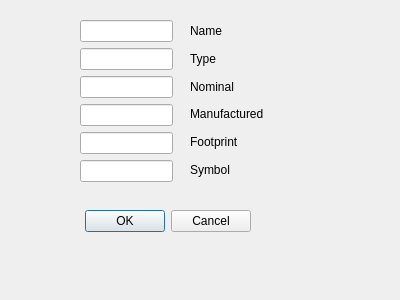
<?xml version="1.0" encoding="UTF-8"?>
<ui version="4.0">
 <class>AddComponentDialog</class>
 <widget class="QDialog" name="AddComponentDialog">
  <property name="geometry">
   <rect>
    <x>0</x>
    <y>0</y>
    <width>400</width>
    <height>300</height>
   </rect>
  </property>
  <property name="windowTitle">
   <string>Dialog</string>
  </property>
  <widget class="QDialogButtonBox" name="buttonBox">
   <property name="geometry">
    <rect>
     <x>80</x>
     <y>210</y>
     <width>171</width>
     <height>22</height>
    </rect>
   </property>
   <property name="standardButtons">
    <set>QDialogButtonBox::Cancel|QDialogButtonBox::Ok</set>
   </property>
  </widget>
  <widget class="QWidget" name="">
   <property name="geometry">
    <rect>
     <x>80</x>
     <y>20</y>
     <width>93</width>
     <height>164</height>
    </rect>
   </property>
   <layout class="QVBoxLayout" name="verticalLayout">
    <item>
     <widget class="QLineEdit" name="visible_name"/>
    </item>
    <item>
     <widget class="QLineEdit" name="type_name"/>
    </item>
    <item>
     <widget class="QLineEdit" name="nominal_value"/>
    </item>
    <item>
     <widget class="QLineEdit" name="manufactured"/>
    </item>
    <item>
     <widget class="QLineEdit" name="footprint_id"/>
    </item>
    <item>
     <widget class="QLineEdit" name="symbol_id"/>
    </item>
   </layout>
  </widget>
  <widget class="QWidget" name="">
   <property name="geometry">
    <rect>
     <x>190</x>
     <y>20</y>
     <width>81</width>
     <height>161</height>
    </rect>
   </property>
   <layout class="QVBoxLayout" name="verticalLayout_2">
    <item>
     <widget class="QLabel" name="visible_name_2">
      <property name="text">
       <string>Name</string>
      </property>
     </widget>
    </item>
    <item>
     <widget class="QLabel" name="type_name_2">
      <property name="text">
       <string>Type</string>
      </property>
     </widget>
    </item>
    <item>
     <widget class="QLabel" name="nominal_value_2">
      <property name="text">
       <string>Nominal</string>
      </property>
     </widget>
    </item>
    <item>
     <widget class="QLabel" name="manufactured_2">
      <property name="text">
       <string>Manufactured</string>
      </property>
     </widget>
    </item>
    <item>
     <widget class="QLabel" name="footprint_id_2">
      <property name="text">
       <string>Footprint</string>
      </property>
     </widget>
    </item>
    <item>
     <widget class="QLabel" name="symbol_id_2">
      <property name="text">
       <string>Symbol</string>
      </property>
     </widget>
    </item>
   </layout>
  </widget>
 </widget>
 <resources/>
 <connections/>
</ui>
